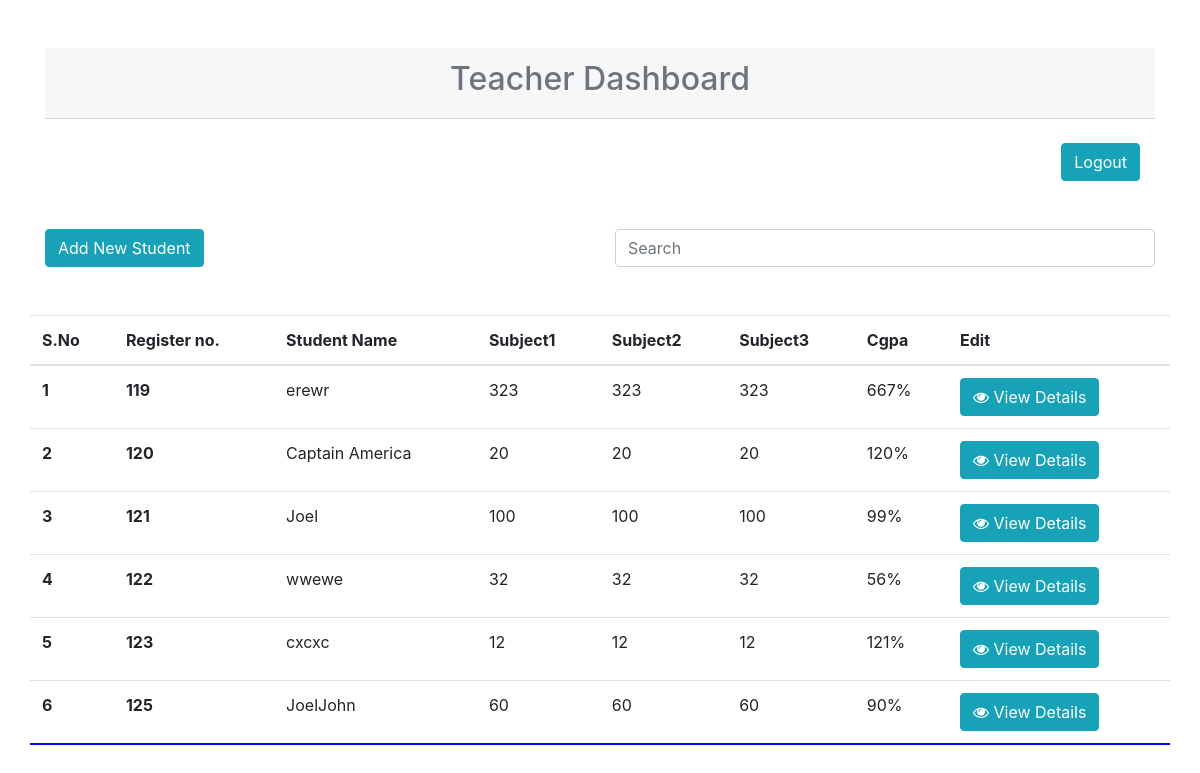
Page /teacher/ on the committed database.
### calc/models.py (models this page shows, shortened)
class teacher(models.Model):
    name = models.CharField(max_length=500, verbose_name='Student Name')
    rno = models.IntegerField(null=True, blank=True, verbose_name='Register No')
    subject1 = models.IntegerField(null=True, blank=True,)
    subject2 = models.IntegerField(null=True, blank=True,)
    subject3 = models.IntegerField(null=True, blank=True,)
    cgpa = models.IntegerField(verbose_name='CGPA')

### calc/views.py (the view)
# urls.py: path('teacher/', views.teacher_home, name='teacher'),
def teacher_home(request):
    stu = teacher.objects.all().order_by('rno')
    paginator = Paginator(stu, 100)
    page = request.GET.get('page')
    try:
        studs = paginator.page(page)
    except PageNotAnInteger:
        studs = paginator.page(1)
    except EmptyPage:
        studs = paginator.page(paginator.num_pages)
    context = {'stu':stu, 'studs':studs}
    return render(request, 'teacherhome.html', context)

### templates/teacherhome.html (shortened to what this page needs)
{% load static %}
<!doctype html>
<html lang="en">
  <head>
    <link rel="stylesheet" href="https://maxcdn.bootstrapcdn.com/bootstrap/4.0.0/css/bootstrap.min.css">
    <link rel="stylesheet" href="https://cdnjs.cloudflare.com/ajax/libs/font-awesome/4.7.0/css/font-awesome.min.css">
  </head>
  <body>
    <div class="col-lg-12">
    <div class="container">
    <div class="row">
    <div class="col-lg-12">
    <div class="row">
    <div class="col-lg-12 text-center mt-5">
      <div class="card-header">
        <span class="mb-0 text-muted">
            <h2 align="center">Teacher Dashboard</h2>
        </span>
    </div><br>
    <div class="col-sm" align="right">
      <a class="btn btn-info" href="{% url 'logout_view' %}" role="button">Logout</a>
    </div>
    </div>
    <div class="col-lg-6 mt-5 mb-5">
    <a href="{% url 'add' %}" class="btn btn-info">Add New Student</a>
    </div>
    <div class="col-lg-6 mt-5 mb-5"><input class="form-control" type="text" placeholder="Search"></div>
    </div>
    </div>
    <table class="table table-hover" style="height:300px; overflow-y:scroll; border-bottom:2px blue solid;">
  <thead>
    <tr>
      <th scope="col">S.No</th>
      <th scope="col">Register no.</th>
      <th scope="col">Student Name</th>
      <th scope="col">Subject1</th>
      <th scope="col">Subject2</th>
      <th scope="col">Subject3</th>
      <th scope="col">Cgpa</th>
      <th scope="col">Edit</th>
    </tr>
  </thead>
  <tbody class="tlistdata">
    {% for i in studs %}
    <tr>
      <th scope="row">{{forloop.counter}}</th>
      <th scope="row">{{i.rno}}</th>
      <td>{{i.name}}</td>
      <td>{{i.subject1}}</td>
      <td>{{i.subject1}}</td>
      <td>{{i.subject1}}</td>
      <td>{{i.cgpa}}%</td>
      <td><button type="button" class="btn btn-info" data-toggle="modal" data-target="#demo{{i.id}}">
<i class="fa fa-eye" aria-hidden="true"></i> View Details
</button></td>
    </tr>
    {% endfor %}
  </tbody>
</table>
    </div>
    </div>
    </div>
  </body>
</html>

### rows in the picture
teacher: rno "119", name "erewr", subject1 "323", cgpa "667"
teacher: rno "120", name "Captain America", subject1 "20", cgpa "120"
teacher: rno "121", name "Joel", subject1 "100", cgpa "99"
teacher: rno "122", name "wwewe", subject1 "32", cgpa "56"
teacher: rno "123", name "cxcxc", subject1 "12", cgpa "121"
teacher: rno "125", name "JoelJohn", subject1 "60", cgpa "90"
